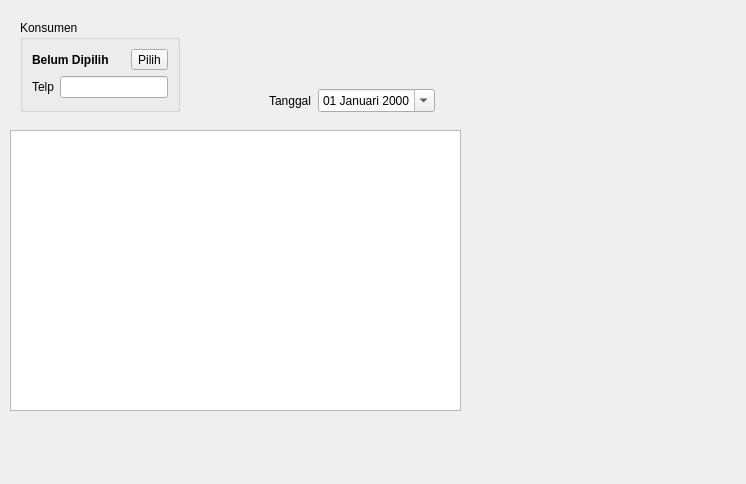
<?xml version="1.0" encoding="UTF-8"?>
<ui version="4.0">
 <class>InvoiceComposerDialog</class>
 <widget class="QDialog" name="InvoiceComposerDialog">
  <property name="geometry">
   <rect>
    <x>0</x>
    <y>0</y>
    <width>746</width>
    <height>484</height>
   </rect>
  </property>
  <property name="windowTitle">
   <string>Komposer Invoice</string>
  </property>
  <property name="locale">
   <locale language="Indonesian" country="Indonesia"/>
  </property>
  <widget class="QListView" name="listView">
   <property name="geometry">
    <rect>
     <x>10</x>
     <y>130</y>
     <width>451</width>
     <height>281</height>
    </rect>
   </property>
  </widget>
  <widget class="QWidget" name="">
   <property name="geometry">
    <rect>
     <x>20</x>
     <y>20</y>
     <width>424</width>
     <height>92</height>
    </rect>
   </property>
   <layout class="QHBoxLayout" name="horizontalLayout_3">
    <item>
     <layout class="QVBoxLayout" name="verticalLayout">
      <item>
       <widget class="QGroupBox" name="groupBox">
        <property name="title">
         <string>Konsumen</string>
        </property>
        <layout class="QFormLayout" name="formLayout">
         <item row="0" column="0" colspan="2">
          <layout class="QHBoxLayout" name="horizontalLayout">
           <item>
            <widget class="QLabel" name="labelNama">
             <property name="font">
              <font>
               <bold>true</bold>
              </font>
             </property>
             <property name="text">
              <string>Belum Dipilih</string>
             </property>
             <property name="alignment">
              <set>Qt::AlignmentFlag::AlignLeading|Qt::AlignmentFlag::AlignLeft|Qt::AlignmentFlag::AlignVCenter</set>
             </property>
            </widget>
           </item>
           <item>
            <widget class="QToolButton" name="pilihButton">
             <property name="text">
              <string>Pilih</string>
             </property>
            </widget>
           </item>
          </layout>
         </item>
         <item row="1" column="0">
          <widget class="QLabel" name="telpLabel">
           <property name="text">
            <string>Telp</string>
           </property>
          </widget>
         </item>
         <item row="1" column="1">
          <widget class="QLineEdit" name="phoneLineEdit">
           <property name="alignment">
            <set>Qt::AlignmentFlag::AlignCenter</set>
           </property>
          </widget>
         </item>
        </layout>
       </widget>
      </item>
     </layout>
    </item>
    <item>
     <spacer name="horizontalSpacer">
      <property name="orientation">
       <enum>Qt::Orientation::Horizontal</enum>
      </property>
      <property name="sizeHint" stdset="0">
       <size>
        <width>40</width>
        <height>20</height>
       </size>
      </property>
     </spacer>
    </item>
    <item>
     <layout class="QVBoxLayout" name="verticalLayout_2">
      <item>
       <spacer name="verticalSpacer">
        <property name="orientation">
         <enum>Qt::Orientation::Vertical</enum>
        </property>
        <property name="sizeHint" stdset="0">
         <size>
          <width>20</width>
          <height>40</height>
         </size>
        </property>
       </spacer>
      </item>
      <item>
       <layout class="QHBoxLayout" name="horizontalLayout_2" stretch="0,1">
        <property name="leftMargin">
         <number>9</number>
        </property>
        <property name="topMargin">
         <number>9</number>
        </property>
        <property name="rightMargin">
         <number>9</number>
        </property>
        <property name="bottomMargin">
         <number>0</number>
        </property>
        <item>
         <widget class="QLabel" name="label">
          <property name="text">
           <string>Tanggal</string>
          </property>
         </widget>
        </item>
        <item>
         <widget class="QDateEdit" name="dateEdit">
          <property name="alignment">
           <set>Qt::AlignmentFlag::AlignCenter</set>
          </property>
          <property name="buttonSymbols">
           <enum>QAbstractSpinBox::ButtonSymbols::NoButtons</enum>
          </property>
          <property name="displayFormat">
           <string>dd MMMM yyyy</string>
          </property>
          <property name="calendarPopup">
           <bool>true</bool>
          </property>
          <property name="timeSpec">
           <enum>Qt::TimeSpec::LocalTime</enum>
          </property>
         </widget>
        </item>
       </layout>
      </item>
     </layout>
    </item>
   </layout>
  </widget>
 </widget>
 <resources/>
 <connections/>
</ui>
